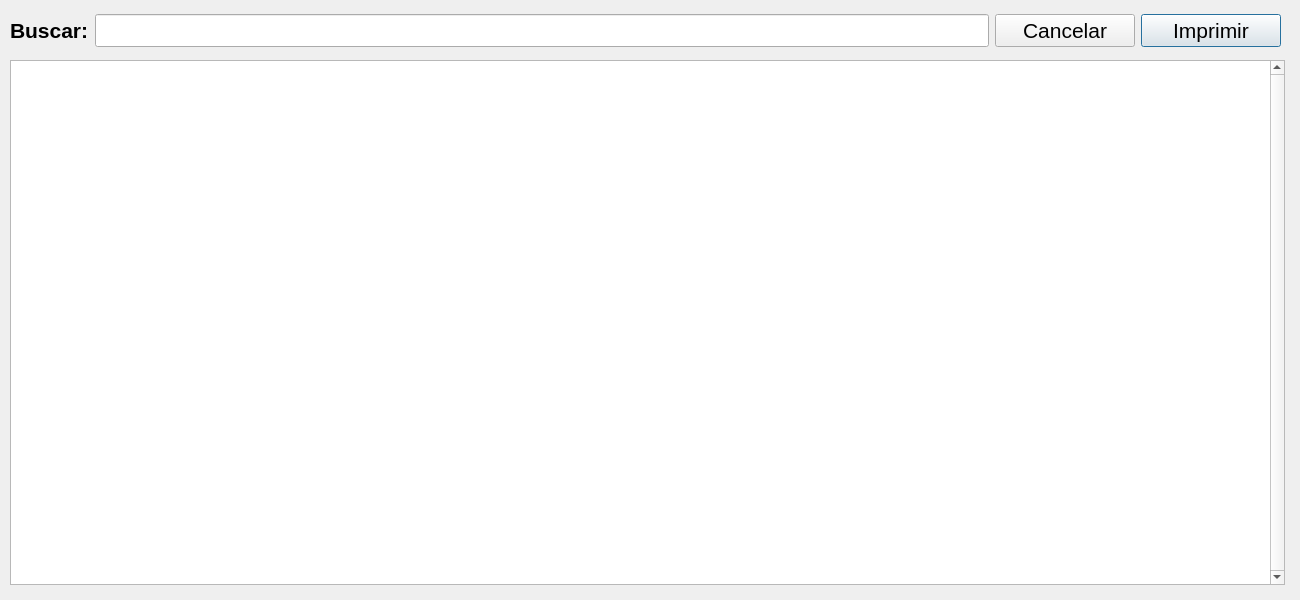
<?xml version="1.0" encoding="UTF-8"?>
<ui version="4.0">
 <class>PrestadoresSaldos</class>
 <widget class="QDialog" name="PrestadoresSaldos">
  <property name="geometry">
   <rect>
    <x>0</x>
    <y>0</y>
    <width>1300</width>
    <height>600</height>
   </rect>
  </property>
  <property name="windowTitle">
   <string>Saldos Acreedores con Prestadores</string>
  </property>
  <widget class="QTableView" name="tableView">
   <property name="geometry">
    <rect>
     <x>10</x>
     <y>60</y>
     <width>1275</width>
     <height>525</height>
    </rect>
   </property>
   <property name="sizePolicy">
    <sizepolicy hsizetype="Fixed" vsizetype="Fixed">
     <horstretch>0</horstretch>
     <verstretch>0</verstretch>
    </sizepolicy>
   </property>
   <property name="minimumSize">
    <size>
     <width>1275</width>
     <height>525</height>
    </size>
   </property>
   <property name="maximumSize">
    <size>
     <width>1300</width>
     <height>700</height>
    </size>
   </property>
   <property name="font">
    <font>
     <pointsize>16</pointsize>
    </font>
   </property>
   <property name="frameShape">
    <enum>QFrame::StyledPanel</enum>
   </property>
   <property name="frameShadow">
    <enum>QFrame::Plain</enum>
   </property>
   <property name="lineWidth">
    <number>0</number>
   </property>
   <property name="verticalScrollBarPolicy">
    <enum>Qt::ScrollBarAlwaysOn</enum>
   </property>
   <property name="horizontalScrollBarPolicy">
    <enum>Qt::ScrollBarAsNeeded</enum>
   </property>
   <property name="autoScrollMargin">
    <number>25</number>
   </property>
   <property name="editTriggers">
    <set>QAbstractItemView::DoubleClicked|QAbstractItemView::EditKeyPressed</set>
   </property>
   <property name="tabKeyNavigation">
    <bool>false</bool>
   </property>
   <property name="showDropIndicator" stdset="0">
    <bool>false</bool>
   </property>
   <property name="dragDropOverwriteMode">
    <bool>false</bool>
   </property>
   <property name="alternatingRowColors">
    <bool>true</bool>
   </property>
   <property name="selectionMode">
    <enum>QAbstractItemView::SingleSelection</enum>
   </property>
   <property name="selectionBehavior">
    <enum>QAbstractItemView::SelectRows</enum>
   </property>
   <property name="textElideMode">
    <enum>Qt::ElideMiddle</enum>
   </property>
   <property name="wordWrap">
    <bool>false</bool>
   </property>
   <property name="cornerButtonEnabled">
    <bool>false</bool>
   </property>
   <attribute name="horizontalHeaderDefaultSectionSize">
    <number>150</number>
   </attribute>
   <attribute name="horizontalHeaderHighlightSections">
    <bool>false</bool>
   </attribute>
   <attribute name="horizontalHeaderMinimumSectionSize">
    <number>150</number>
   </attribute>
   <attribute name="horizontalHeaderStretchLastSection">
    <bool>false</bool>
   </attribute>
   <attribute name="verticalHeaderVisible">
    <bool>false</bool>
   </attribute>
   <attribute name="verticalHeaderDefaultSectionSize">
    <number>30</number>
   </attribute>
   <attribute name="verticalHeaderHighlightSections">
    <bool>false</bool>
   </attribute>
   <attribute name="verticalHeaderMinimumSectionSize">
    <number>30</number>
   </attribute>
  </widget>
  <widget class="QWidget" name="horizontalLayoutWidget">
   <property name="geometry">
    <rect>
     <x>10</x>
     <y>10</y>
     <width>1271</width>
     <height>41</height>
    </rect>
   </property>
   <layout class="QHBoxLayout" name="horizontalLayout">
    <property name="spacing">
     <number>6</number>
    </property>
    <item>
     <widget class="QLabel" name="label">
      <property name="font">
       <font>
        <pointsize>16</pointsize>
        <weight>75</weight>
        <bold>true</bold>
       </font>
      </property>
      <property name="text">
       <string>Buscar:</string>
      </property>
     </widget>
    </item>
    <item>
     <widget class="QLineEdit" name="lineEditBuscar">
      <property name="font">
       <font>
        <family>Arial</family>
        <pointsize>16</pointsize>
       </font>
      </property>
     </widget>
    </item>
    <item>
     <widget class="QPushButton" name="pushButtonCancelar">
      <property name="minimumSize">
       <size>
        <width>140</width>
        <height>0</height>
       </size>
      </property>
      <property name="font">
       <font>
        <pointsize>16</pointsize>
       </font>
      </property>
      <property name="text">
       <string>Cancelar</string>
      </property>
      <property name="autoDefault">
       <bool>false</bool>
      </property>
      <property name="flat">
       <bool>false</bool>
      </property>
     </widget>
    </item>
    <item>
     <widget class="QPushButton" name="pushButtonImprimir">
      <property name="minimumSize">
       <size>
        <width>140</width>
        <height>0</height>
       </size>
      </property>
      <property name="font">
       <font>
        <pointsize>16</pointsize>
       </font>
      </property>
      <property name="text">
       <string>Imprimir</string>
      </property>
      <property name="autoDefault">
       <bool>true</bool>
      </property>
      <property name="default">
       <bool>true</bool>
      </property>
     </widget>
    </item>
   </layout>
  </widget>
 </widget>
 <resources/>
 <connections/>
</ui>
